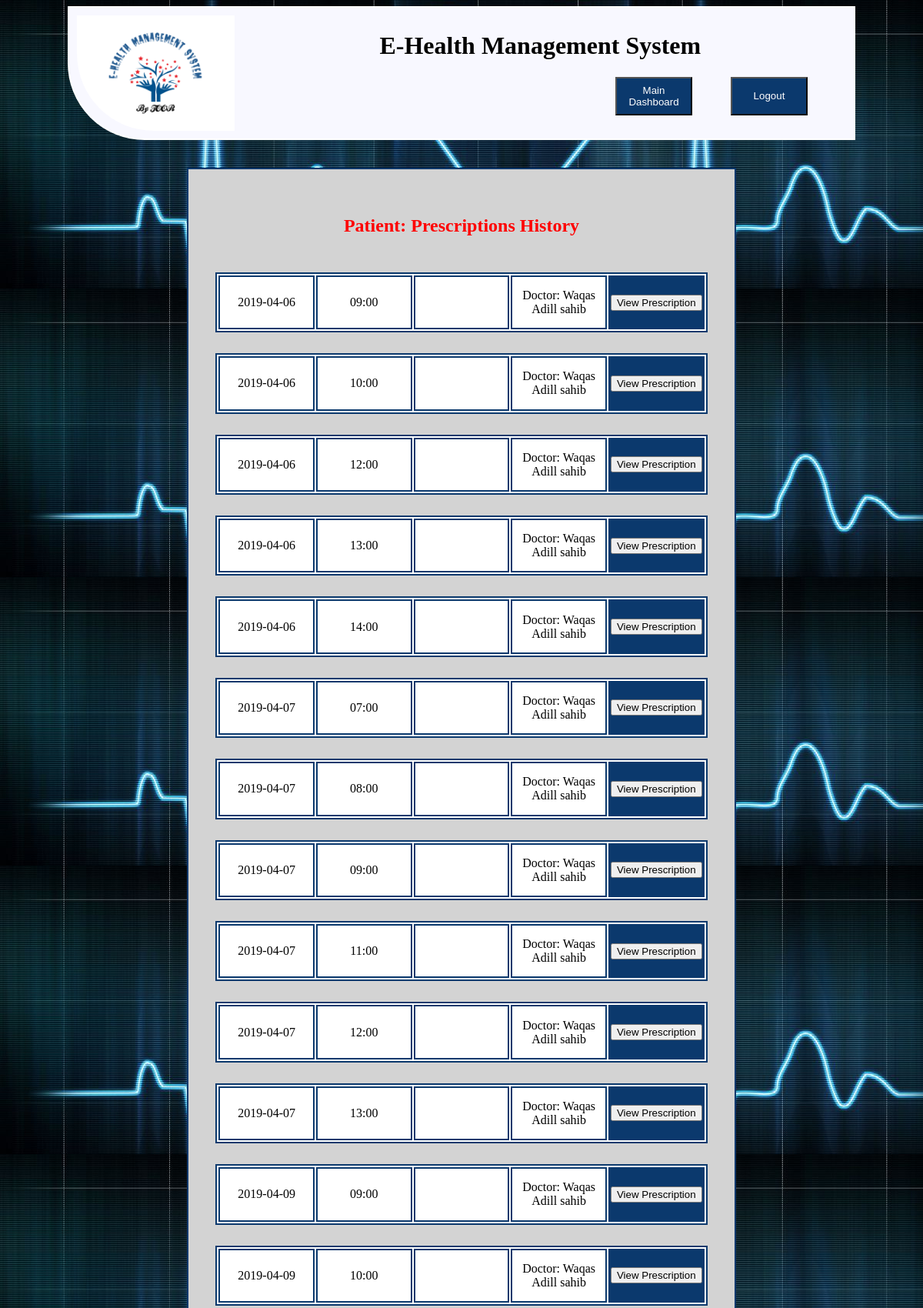
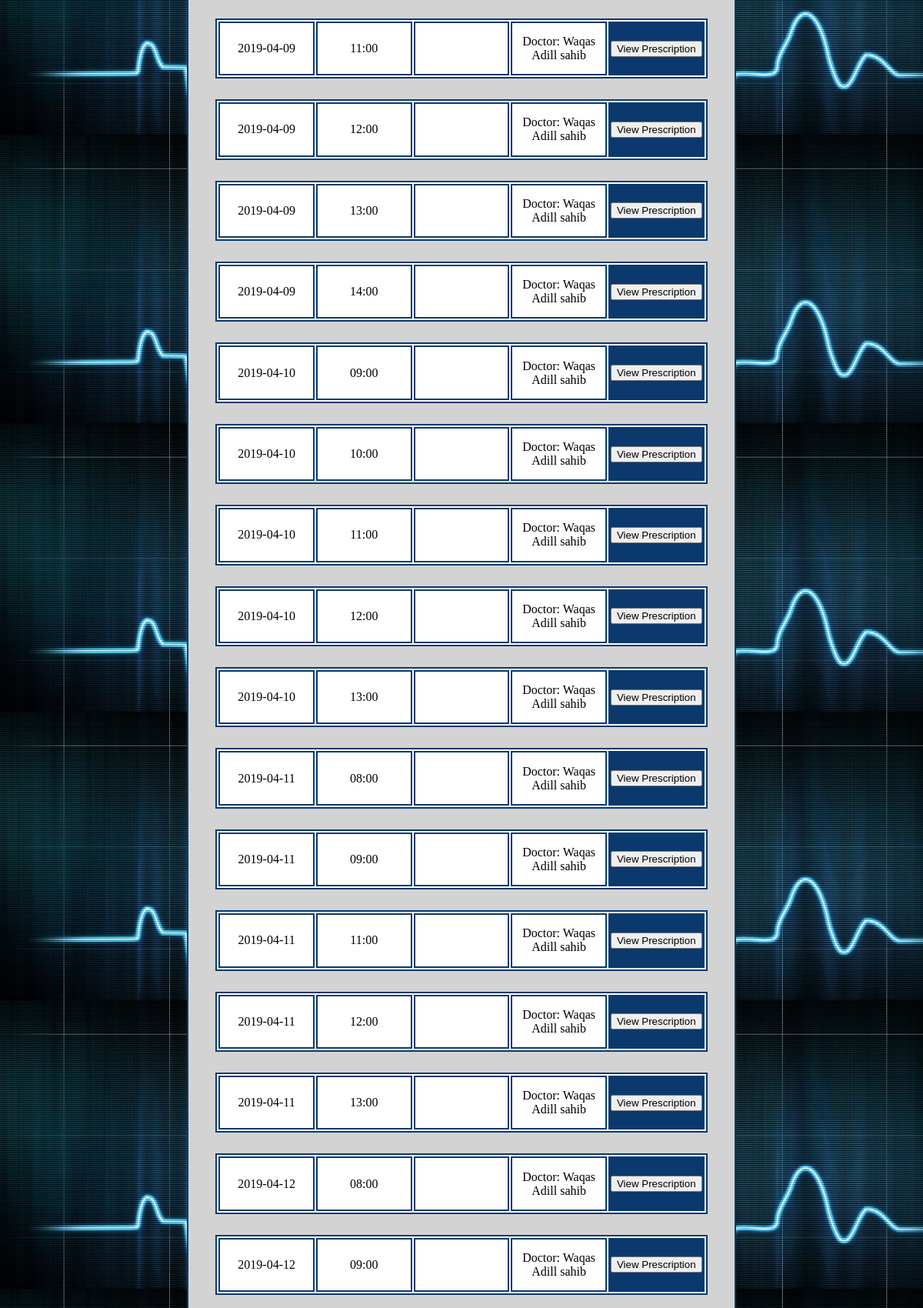
The app's page /patient-history.php?pid=0 (signed in, upper part) with its own data (2 pictures, top to bottom).
### tables this page shows
CREATE TABLE `createdbookedappointments` (
  `Id` int(100) NOT NULL,
  `slotdate` varchar(100) NOT NULL,
  `slottime` varchar(100) NOT NULL,
  `doctorid` int(100) DEFAULT NULL,
  `patientid` int(100) DEFAULT NULL
);

CREATE TABLE `user` (
  `UserId` int(100) NOT NULL,
  `UserName` varchar(100) NOT NULL,
  `UserGender` varchar(100) NOT NULL,
  `UserEmail` varchar(100) NOT NULL,
  `UserPassword` varchar(100) NOT NULL,
  `UserNumber` int(100) NOT NULL,
  `UserDiscription` varchar(100) NOT NULL,
  `UserAddress` varchar(100) NOT NULL,
  `UserType` varchar(100) NOT NULL,
  `UserImage` varchar(100) NOT NULL,
  `UserStatus` varchar(100) NOT NULL
);

### patient-history.php (the view, shortened to what this page needs)
<html>
<head>
<link rel="stylesheet" type="text/css" href="index.css">
<link rel="stylesheet" type="text/css" href="dashboard.css">
</head>
<center><body background="images/background.jpg">
    <header>
        <div id="header-div1">
                                <img src="images/e-logo.png" id="heaader-logo">
	                            <h1 style="font-family:Brush Script MT;">E-Health Management System</h1>
								<a href="logout.php"><button Style="background-color:#0b396d; width:100px; height:50px; float:right; color:white; margin-right:50px;">Logout</button></a>
							    <a href="Doctordashboard.php"><button Style="background-color:#0b396d; width:100px; height:50px; float:right; color:white; margin-right:50px;">Main Dashboard</button></a>
	    </div>
    </header><br><br>
	<div class="editProfile" style="width:60%; height:auto; background-color:lightgrey; border: 2px solid #0b396d; color:black;">
  <?php
require('DbConnectionNew.php');
if($_GET){
$pid=$_GET['pid'];
$pname=$_GET['pname'];
echo'<h2 style="text-align: center; color:red;">Patient:'.$pname.' Prescriptions History<h2>';
$sql = "SELECT * FROM `createdbookedappointments`
INNER JOIN user ON createdbookedappointments.doctorid=user.UserId
 WHERE patientid='$pid' ";
    $result = mysqli_query($conn, $sql);
if (mysqli_num_rows($result) > 0) {
	  while($row = mysqli_fetch_assoc($result)){
   echo'<table class="p-table">
		  <tr>
              <td style="height:30px;"> '.$row["slotdate"].'</td>
			  <td style="height:30px;">'.$row["slottime"].'</td>
			  <td style="height:30px;">'.$pname.'</td>
			  <td style="height:30px;">Doctor: '.$row["UserName"].'</td>
			   <td style="height:30px; background-color:#0b396d;"><a href="view-prescription.php?pid= '.$pid.'&doctorname='.$row["UserName"].'&slotdate='.$row["slotdate"].'&slottime='.$row["slottime"].'"><button>View Prescription</button></td>
		  </tr>
		       <br>
	   </table>';
	  }
}else{
	echo"No Record Found";
}
}
	     echo'</div>';
	?>
</body></center>
</html>

### index.css (style rules this page uses)
body { background-color: white ; }
#header-div1 { border: 2px solid white; padding: 10px; border-bottom-left-radius: 100px 100px; height: 150; width: 1000px; background-color: GhostWhite ; }
#heaader-logo { float:left; height:150; border-bottom-left-radius: 100px 100px; }

### dashboard.css (style rules this page uses)
.editProfile { width:500; height:500; background-color:grey; padding-top: 40px; color:white; }

### patient-history.php (style rules this page uses)
.p-table { background-color:white; width:90%; height:10%; border: 2px solid #0b396d; text-align:left; }
.p-table td { width:20%; height:10%; border: 2px solid #0b396d; text-align:center; }

### records on screen
createdbookedappointments: slotdate "2019-04-06", slottime "09:00", doctorid.UserName "Waqas Adill sahib"
createdbookedappointments: slotdate "2019-04-06", slottime "10:00", doctorid.UserName "Waqas Adill sahib"
createdbookedappointments: slotdate "2019-04-06", slottime "12:00", doctorid.UserName "Waqas Adill sahib"
createdbookedappointments: slotdate "2019-04-06", slottime "13:00", doctorid.UserName "Waqas Adill sahib"
createdbookedappointments: slotdate "2019-04-06", slottime "14:00", doctorid.UserName "Waqas Adill sahib"
createdbookedappointments: slotdate "2019-04-07", slottime "07:00", doctorid.UserName "Waqas Adill sahib"
createdbookedappointments: slotdate "2019-04-07", slottime "08:00", doctorid.UserName "Waqas Adill sahib"
createdbookedappointments: slotdate "2019-04-07", slottime "09:00", doctorid.UserName "Waqas Adill sahib"
createdbookedappointments: slotdate "2019-04-07", slottime "11:00", doctorid.UserName "Waqas Adill sahib"
createdbookedappointments: slotdate "2019-04-07", slottime "12:00", doctorid.UserName "Waqas Adill sahib"
createdbookedappointments: slotdate "2019-04-07", slottime "13:00", doctorid.UserName "Waqas Adill sahib"
createdbookedappointments: slotdate "2019-04-09", slottime "09:00", doctorid.UserName "Waqas Adill sahib"
createdbookedappointments: slotdate "2019-04-09", slottime "10:00", doctorid.UserName "Waqas Adill sahib"
createdbookedappointments: slotdate "2019-04-09", slottime "11:00", doctorid.UserName "Waqas Adill sahib"
createdbookedappointments: slotdate "2019-04-09", slottime "12:00", doctorid.UserName "Waqas Adill sahib"
createdbookedappointments: slotdate "2019-04-09", slottime "13:00", doctorid.UserName "Waqas Adill sahib"
createdbookedappointments: slotdate "2019-04-09", slottime "14:00", doctorid.UserName "Waqas Adill sahib"
createdbookedappointments: slotdate "2019-04-10", slottime "09:00", doctorid.UserName "Waqas Adill sahib"
createdbookedappointments: slotdate "2019-04-10", slottime "10:00", doctorid.UserName "Waqas Adill sahib"
createdbookedappointments: slotdate "2019-04-10", slottime "11:00", doctorid.UserName "Waqas Adill sahib"
createdbookedappointments: slotdate "2019-04-10", slottime "12:00", doctorid.UserName "Waqas Adill sahib"
createdbookedappointments: slotdate "2019-04-10", slottime "13:00", doctorid.UserName "Waqas Adill sahib"
createdbookedappointments: slotdate "2019-04-11", slottime "08:00", doctorid.UserName "Waqas Adill sahib"
createdbookedappointments: slotdate "2019-04-11", slottime "09:00", doctorid.UserName "Waqas Adill sahib"
createdbookedappointments: slotdate "2019-04-11", slottime "11:00", doctorid.UserName "Waqas Adill sahib"
createdbookedappointments: slotdate "2019-04-11", slottime "12:00", doctorid.UserName "Waqas Adill sahib"
createdbookedappointments: slotdate "2019-04-11", slottime "13:00", doctorid.UserName "Waqas Adill sahib"
createdbookedappointments: slotdate "2019-04-12", slottime "08:00", doctorid.UserName "Waqas Adill sahib"
createdbookedappointments: slotdate "2019-04-12", slottime "09:00", doctorid.UserName "Waqas Adill sahib"
